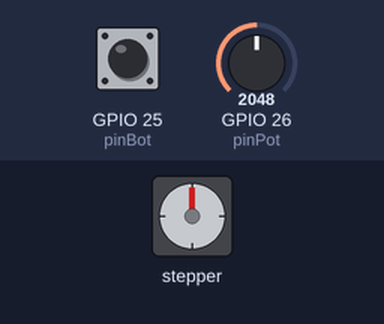
A sketch run on a simulated ESP32. On the bench: stepper motor. Wiring (inferred from the names in the program): stepper motor (2048 steps per turn assumed): coils GPIO 13, GPIO 14, GPIO 12, GPIO 27. The inputs (shaded band) are chosen by the test bench; at power-on: GPIO 26 (pinPot) = 2048, GPIO 25 (pinBot) LOW. What the sketch prints to the serial monitor is not drawn.

Above: at 1.7 s.
1.8 s: GPIO 26 (pinPot) set to 0
At 2.37 s:
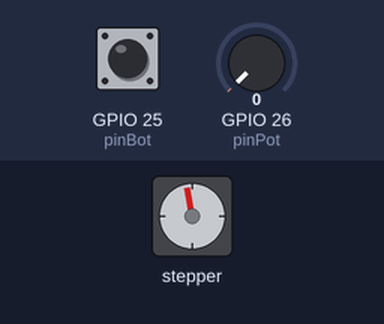
At 2.98 s:
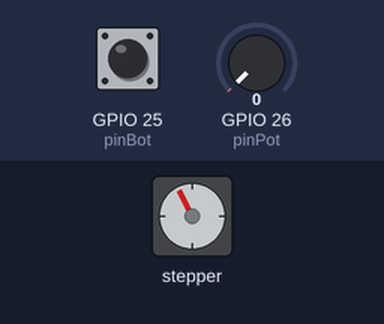
5.3 s: GPIO 25 (pinBot) pulled HIGH for 1.15 s
At 5.47 s:
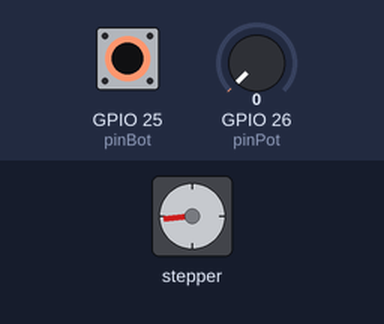
8.8 s: GPIO 26 (pinPot) set to 491
12.8 s: GPIO 26 (pinPot) set to 0
Timing chart, 0 to 20.8 s (numbered marks = the images above; inputs shaded):
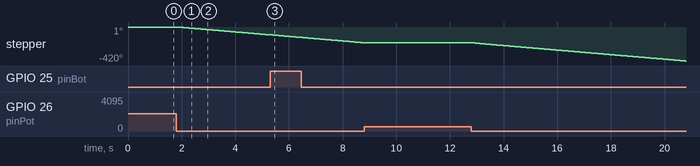

The sketch:

RPM_MOD.ino
```cpp
//#include <avr/io.h>

const int pinA = 13; // Pin conectado a la fase A del motor paso a paso
const int pinB = 12; // Pin conectado a la fase B del motor paso a paso
const int pinC = 14; // Pin conectado a la fase C del motor paso a paso
const int pinD = 27; // Pin conectado a la fase D del motor paso a paso
const int pinPot = 26; //Pin conectado al potenciometro para regular la velocidad de cambio de estado
const int pinBot = 25;
unsigned long rpm = 0;
int potStat = 0;
int botStat = false;
bool botStatP = false;
unsigned long botTimeP = 0;


const int estados[4][4] = {
  {1, 0, 1, 0}, // Definición del Estado 1
  {1, 0, 0, 1}, // Definición del Estado 2
  {0, 1, 0, 1}, // Definición del Estado 3
  {0, 1, 1, 0}  // Definición del Estado 4
};

int estadoActual = 0; // Índice del estado actual en el array
unsigned long tiempoAnterior = 0; // Tiempo en milisegundos desde el último paso

const int tiempoPaso = 10; // Tiempo de espera entre pasos en milisegundos

void setup() {
  // Definir los pines como salidas
  pinMode(pinA, OUTPUT);
  pinMode(pinB, OUTPUT);
  pinMode(pinC, OUTPUT);
  pinMode(pinD, OUTPUT);
  pinMode(pinPot, INPUT);
  pinMode(pinBot, INPUT);

  Serial.begin(9600);
}

void loop() {
// Establecer los estados de las salidas según el estado actual
  Serial.println(estadoActual);
  digitalWrite(pinA, estados[estadoActual][0]);//Establecer el estado de la fase A al que corresponde en la serie de pasos.
  digitalWrite(pinB, estados[estadoActual][1]);//Establecer el estado de la fase B al que corresponde en la serie de pasos.
  digitalWrite(pinC, estados[estadoActual][2]);//Establecer el estado de la fase C al que corresponde en la serie de pasos.
  digitalWrite(pinD, estados[estadoActual][3]);//Establecer el estado de la fase D al que corresponde en la serie de pasos.
  Serial.println(estados[estadoActual][0]); //debug
  estadoActual++; //Aumentar el estado actual para que coincida con el estado que deberían tener los motores
  potStat = analogRead(pinPot);
      botStat = digitalRead(pinBot);
    if(botStat){
        if (botStat != botStatP){
            unsigned long botTime = millis();
            rpm = (botTime - botTimeP);
          rpm = 60000 / rpm;
          Serial.print("La velocidad del motor es(RPM): ");
            Serial.println(rpm);
            botTimeP = botTime;
        }
    }
    botStatP = botStat;
  if (estadoActual == 4){
    estadoActual = 0;
  }

  potStat = map(potStat, 0, 1023, 1, 480); //Limitar posibles valores del porenciometro
  delay(potStat); //Establecer un tiempo entre el camabio de ciclos
  // Avanzar al siguiente estado
}
```

Measured:
- after the input at 1.8 s, stepper: keeps turning counter-clockwise at about 29°/s, starting after 0.13 s
